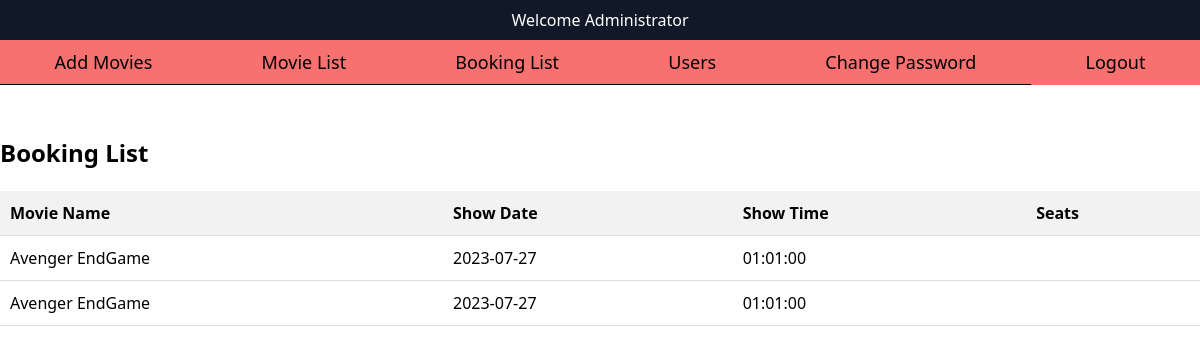
Page /admin/booking.php on the committed database.
### tables this page shows
CREATE TABLE `booking` (
  `id` int(11) NOT NULL,
  `seats` varchar(100) NOT NULL,
  `movie_id` int(11) NOT NULL,
  `show_date` date NOT NULL,
  `show_time` time NOT NULL,
  `seat_id` int(11) NOT NULL,
  `total_price` varchar(11) NOT NULL DEFAULT '0'
);

CREATE TABLE `movie` (
  `id` int(11) NOT NULL,
  `name` varchar(225) NOT NULL,
  `genre` varchar(30) NOT NULL,
  `industry` varchar(20) NOT NULL,
  `language` varchar(20) NOT NULL,
  `duration` varchar(30) NOT NULL,
  `reldate` varchar(20) NOT NULL,
  `director` varchar(30) NOT NULL,
  `actor` varchar(30) NOT NULL,
  `description` varchar(225) NOT NULL,
  `price` varchar(225) NOT NULL,
  `image` varchar(225) NOT NULL,
  `fdate` date NOT NULL,
  `sdate` date NOT NULL,
  `fshow` time NOT NULL
);

### admin/booking.php (the view, shortened to what this page needs)
<?php include('header.php'); ?>
<?php
$servername = "localhost";
$username = "root";
$password = "";
$dbname = "moviebooking";
$conn = new mysqli($servername, $username, $password, $dbname);
$sql = "SELECT booking.*, movie.name AS movie_name FROM booking JOIN movie ON booking.movie_id = movie.id";
$result = $conn->query($sql);
if ($result && $result->num_rows > 0) {
    echo "<div class='booking-list'>";
    echo "<h2>Booking List</h2>";
    echo "<table>";
    echo "<tr>
            <th>Movie Name</th>
            <th>Show Date</th>
            <th>Show Time</th>
            <th>Seats</th>
          </tr>";
    while ($row = $result->fetch_assoc()) {
        $movieName = $row['movie_name'];
        $showDate = $row['show_date'];
        $showTime = $row['show_time'];
        $seats = $row['seats'];
        echo "<tr>
                <td>$movieName</td>
                <td>$showDate</td>
                <td>$showTime</td>
                <td>$seats</td>
              </tr>";
    }
    echo "</table>";
    echo "</div>";
} else {
    echo "No bookings found.";
}
?>

### admin/booking.php (style rules this page uses)
.booking-list { margin-top: 50px; }
.booking-list h2 { font-size: 24px; font-weight: bold; margin-bottom: 20px; }
.booking-list table { width: 100%; border-collapse: collapse; }
.booking-list th, .booking-list td { padding: 10px; text-align: left; border-bottom: 1px solid #ddd; }
.booking-list th { background-color: #f2f2f2; }

### rows in the picture
booking: movie.name "Avenger EndGame", show_date "2023-07-27", show_time "01:01:00"
booking: movie.name "Avenger EndGame", show_date "2023-07-27", show_time "01:01:00"
